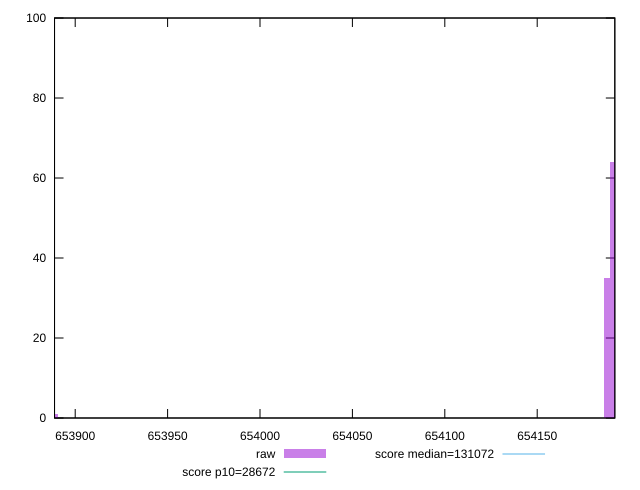

The gnuplot source for this figure:
reset

$raw <<EOF
653889.0324233135 1
654190.9288713423 64
654187.8165368265 35
EOF

set key outside below
set boxwidth 3.1123345157609545
set xrange [653888.8166666667:654192]
set yrange [0:100]
set trange [0:100]
set style fill transparent solid 0.5 noborder

set parametric
set terminal svg size 640, 490 enhanced background rgb 'white'
set output "report_00015_2021-02-09T16-11-33.973Z/uses-long-cache-ttl/samples/pages+cached+noadtech+nomedia/raw/histogram.svg"

plot $raw title "raw" with boxes, \
     28672,t title "score p10=28672", \
     131072,t title "score median=131072"

reset
